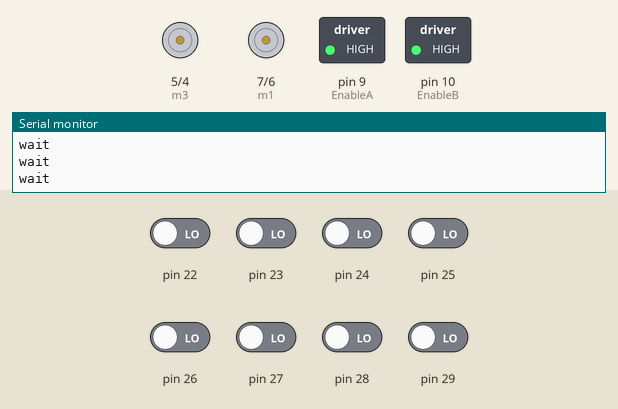
This sketch was run on a simulated Arduino Mega 2560, built with avr-gcc and run on an emulated ATmega2560. On the bench: motor-driver pin pairs drawn as motors (green arrow = first pin HIGH = forward, orange = second pin HIGH = backward, longer = more drive), switched loads named in the sketch (green lamp = pin HIGH), the last lines printed to the serial monitor. The inputs (shaded band) are chosen by the test bench; at power-on: pin 22–29 LOW.

Above: at 1.2 s.
1.3 s: pin 22 driven HIGH
At 1.9 s:
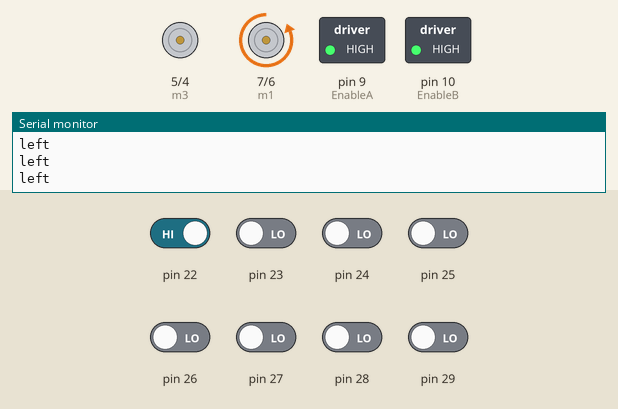
2.8 s: pin 24 driven HIGH
At 3.1 s:
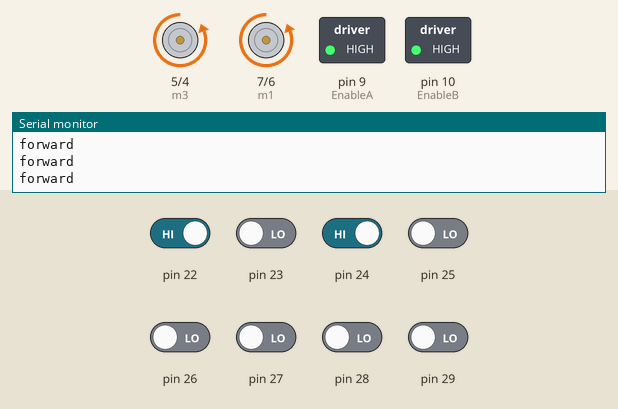
4.3 s: pin 24 driven LOW
At 5.5 s:
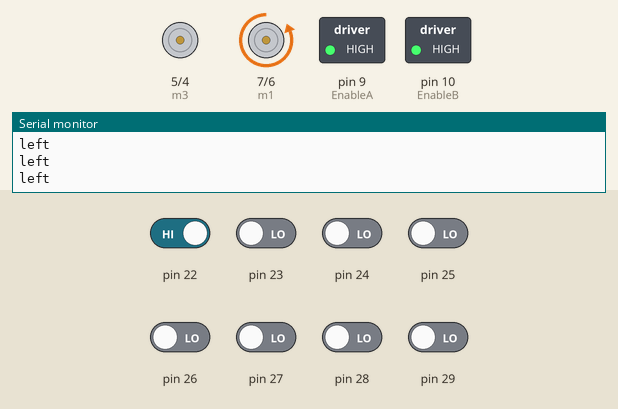
5.8 s: pin 27 driven HIGH
At 6.7 s:
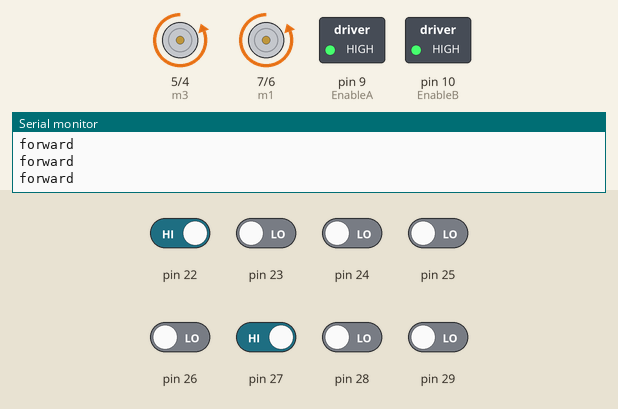
Timing chart, 0 to 8.3 s (numbered marks = the images above; inputs shaded):
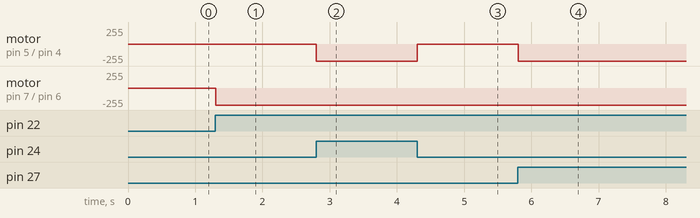

Measured:
- after the input at 1.3 s, motor on pin 7 (m1) / pin 6 (m2): stopped → backward 255/255 at once
- after the input at 2.8 s, motor on pin 5 (m3) / pin 4 (m4): stopped → backward 255/255 at once
- after the input at 4.3 s, motor on pin 5 (m3) / pin 4 (m4): backward 255/255 → stopped at once
- after the input at 5.8 s, motor on pin 5 (m3) / pin 4 (m4): stopped → backward 255/255 at once

The sketch:

lsa08-digital.ino
```cpp
const int m1  = 7;
const int m2  = 6;
const int m3  = 5;
const int m4  = 4;
int EnableA=9;
int EnableB=10;


void setup() {
  Serial.begin(9600);


    pinMode(22,INPUT);
    pinMode(23,INPUT);
    pinMode(24,INPUT);
    pinMode(25,INPUT);
    pinMode(26,INPUT);
    pinMode(27,INPUT);
    pinMode(28,INPUT);
    pinMode(29,INPUT);
    pinMode(EnableA,OUTPUT);
    pinMode(EnableB,OUTPUT);
    //Set pins as outputs
    pinMode(m1,OUTPUT);
    pinMode(m2,OUTPUT);
    pinMode(m3,OUTPUT);
    pinMode(m4,OUTPUT);
    analogWrite(EnableA,255);
    analogWrite(EnableB,255);
 wait();

}

void loop() {
  // Checking for junction crossing, if juction detected,
  // keep moving forward
  if(digitalRead(24) || digitalRead(27))
  {
    Serial.println("forward");
  forward();
  }
  // Checking for sensor number 1 and 2, if line detected, move left
  else if(digitalRead(22) || digitalRead(23))
  {
    Serial.println("left");
  left();
  }

  // Checking for sensor number 5 and 6, if line detected, move right
  else if(digitalRead(29) || digitalRead(28))
  {
    Serial.println("right");
  right();
  }
  // Checking for sensors number 3 and 4,
  // if line is detected by either of these sensor, move forward
 else if(digitalRead(25) || digitalRead(26))
 {
  Serial.println("forward");
  forward();
 }

  // If no line is detected, stay at the position
  else
  {
    Serial.println("wait");
  //wait();
  }

  // Put some delay to avoid the robot jig while making a turn
  delay(100);

}
```

motor.ino
```cpp
void forward()
{
   digitalWrite(m1,LOW);
   digitalWrite(m2,HIGH);
   digitalWrite(m3,LOW);
   digitalWrite(m4,HIGH);
  }

  void right()
  {
    digitalWrite(m1,LOW);
   digitalWrite(m2,LOW);
   digitalWrite(m3,LOW);
   digitalWrite(m4,HIGH);
  }

  void left()
  {
   digitalWrite(m1,LOW);
   digitalWrite(m2,HIGH);
   digitalWrite(m3,LOW);
   digitalWrite(m4,LOW);
  }
void wait()
{
   digitalWrite(m1,LOW);
   digitalWrite(m2,LOW);
   digitalWrite(m3,LOW);
   digitalWrite(m4,LOW);
}
```
